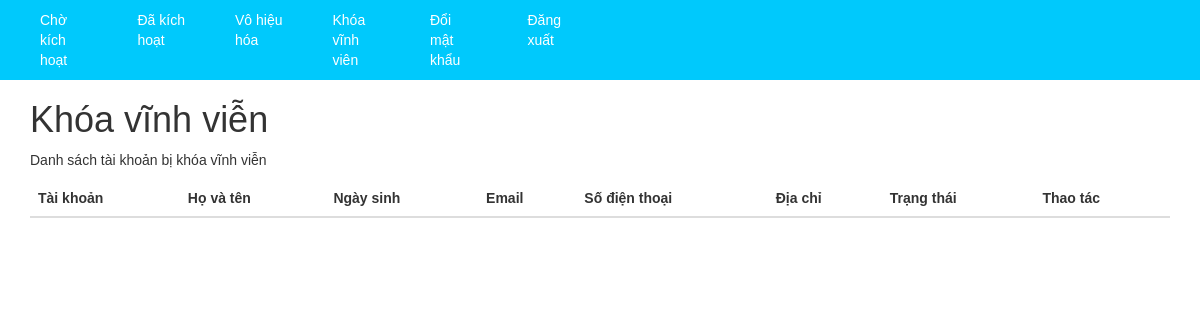
The page /locked.php (signed in) on the database as committed earlier.
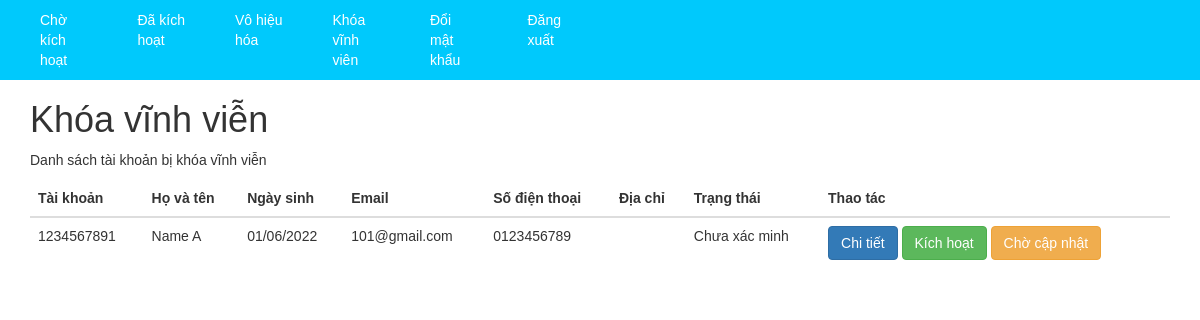
The same page on the database as committed later.
### tables this page shows
CREATE TABLE `locked` (
  `id` int(11) NOT NULL,
  `account_id` int(11) DEFAULT NULL,
  `amount` int(11) DEFAULT 1,
  `created` timestamp NOT NULL DEFAULT current_timestamp() ON UPDATE current_timestamp()
);

CREATE TABLE `account` (
  `id` int(11) NOT NULL,
  `user` varchar(10) DEFAULT NULL,
  `pass` varchar(255) DEFAULT NULL,
  `name` varchar(255) NOT NULL DEFAULT '',
  `email` varchar(255) DEFAULT NULL,
  `phone` varchar(13) DEFAULT NULL,
  `birth` date DEFAULT NULL,
  `address` varchar(255) DEFAULT '',
  `face` varchar(255) DEFAULT '',
  `back` varchar(255) DEFAULT '',
  `money` int(11) DEFAULT 10000000,
  `confirm` int(11) DEFAULT 0 COMMENT '0-Chưa xác nhận\r\n1-Đã xác nhận\r\n2-Đã hủy\r\n3-Yc CMND\r\n4-Đã thêm CMND',
  `role_id` int(11) DEFAULT 2,
  `change_pass` int(1) DEFAULT 0 COMMENT '0: Chưa thay pass, 1: Đã thay pass',
  `created_updated` timestamp NULL DEFAULT NULL,
  `otp` int(6) DEFAULT NULL,
  `otp_created` timestamp NULL DEFAULT NULL
);

### BE.php (called while the page is built, shortened)
<?php
    require_once 'database.php';
    function isLoggedIn() {
        return isset($_SESSION['User_ID']);
    }
    function formatDate($date) {
        $date = date_create($date);
        return date_format($date, 'd/m/Y');
    }
    function isAdmin() {
        global $conn;
        $user_id = $_SESSION['User_ID'];
        $sql = "SELECT * FROM account WHERE id = '$user_id' AND role_id = '1'";
        $result = mysqli_query($conn, $sql);
        if (mysqli_num_rows($result) == 1) {
            return true;
        } else {
            return false;
        }
    }
    function getStatusAccount($status) {
        if ($status == 0) {
            return "Chưa xác minh";
        } else if ($status == 1) {
            return "Đã xác minh";
        } else if ($status == 2) {
            return "Đã hủy";
        } else if ($status == 3) {
            return "Yêu cầu cấp CMND";
        } else if ($status == 4) {
            return "Chờ xác minh CMND";
        }
    }
    function getListAccountLocked() {
        global $conn;
        if (!isAdmin()) {
            return array();
        }
        $sql = "SELECT * FROM locked as l, account as a WHERE l.amount = '6' AND a.id = l.account_id ORDER BY l.created DESC";
        $result = mysqli_query($conn, $sql);
        $row = mysqli_fetch_assoc($result);
        $accounts = array();
        while ($row) {
            $accounts[] = $row;
            $row = mysqli_fetch_assoc($result);
        }
        return $accounts;
    }
?>

### locked.php (the view, shortened to what this page needs)
<?php
    require_once 'BE.php';
    require_once '_headerAdmin.php';
?>
<div class="cho-kich-hoat">
    <div class="container">
        <div class="row">
            <div class="col-md-12">
                <div class="cho-kich-hoat-content">
                    <h1>Khóa vĩnh viễn</h1>
                    <p>Danh sách tài khoản bị khóa vĩnh viễn</p>
                </div>
            </div>
        </div>
        <div class="row">
            <div class="col-md-12">
                <div class="cho-kich-hoat-content">
                    <table class="table table-hover">
                        <thead>
                            <tr>
                                <th>Tài khoản</th>
                                <th>Họ và tên</th>
                                <th>Ngày sinh</th>
                                <th>Email</th>
                                <th>Số điện thoại</th>
                                <th>Địa chỉ</th>
                                <th>Trạng thái</th>
                                <th>Thao tác</th>
                            </tr>
                        </thead>
                        <tbody>
                            <?php
                                $list = getListAccountLocked();
                                foreach ($list as $value) :
                            ?>
                            <tr>
                                <td><?= $value['user'] ?></td>
                                <td><?= $value['name'] ?></td>
                                <td><?= formatDate($value['birth']) ?></td>
                                <td><?= $value['email'] ?></td>
                                <td><?= $value['phone'] ?></td>
                                <td><?= $value['address'] ?></td>
                                <td><?= getStatusAccount($value['confirm']) ?></td>
                                <td id="btn-change-confirm">
                                    <a href="detailAccount.php?id=<?= $value['id'] ?>" class="btn btn-primary">Chi tiết</a>
                                    <button class="btn btn-success" data-id="<?= $value['id'] ?>" data-type="1">Kích hoạt</button>
                                    <button class="btn btn-warning" data-id="<?= $value['id'] ?>" data-type="4">Chờ cập nhật</button>
                                </td>
                            </tr>
                            <?php endforeach; ?>
                        </tbody>
                    </table>
                </div>
            </div>
        </div>
    </div>
</div>
</body>
</html>

Rows that differ between the two databases and show on the page:
added locked: account.user "1234567891", account.name "Name A", account.birth "01/06/2022", account.email "101@gmail.com", account.phone "0123456789", account.confirm "Chưa xác minh"
